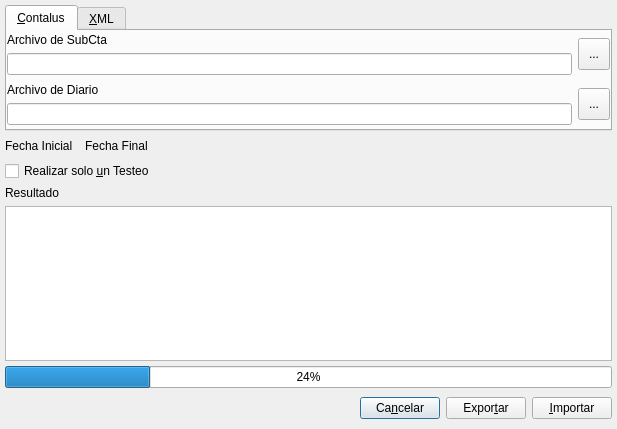
<ui version="4.0" >
 <class>importContaplusBase</class>
 <widget class="QDialog" name="importContaplusBase" >
  <property name="geometry" >
   <rect>
    <x>0</x>
    <y>0</y>
    <width>617</width>
    <height>429</height>
   </rect>
  </property>
  <property name="windowTitle" >
   <string>Importar y Exportar Datos</string>
  </property>
  <layout class="QVBoxLayout" >
   <property name="margin" >
    <number>5</number>
   </property>
   <property name="spacing" >
    <number>5</number>
   </property>
   <item>
    <widget class="QTabWidget" name="tabWidget3" >
     <property name="currentIndex" >
      <number>0</number>
     </property>
     <widget class="QWidget" name="tab" >
      <attribute name="title" >
       <string>&amp;Contalus</string>
      </attribute>
      <layout class="QVBoxLayout" >
       <property name="margin" >
        <number>0</number>
       </property>
       <property name="spacing" >
        <number>6</number>
       </property>
       <item>
        <layout class="QHBoxLayout" >
         <property name="margin" >
          <number>0</number>
         </property>
         <property name="spacing" >
          <number>6</number>
         </property>
         <item>
          <layout class="QVBoxLayout" >
           <property name="margin" >
            <number>0</number>
           </property>
           <property name="spacing" >
            <number>6</number>
           </property>
           <item>
            <widget class="QLabel" name="textLabel1" >
             <property name="text" >
              <string>Archivo de SubCta</string>
             </property>
            </widget>
           </item>
           <item>
            <widget class="QLineEdit" name="m_subCta" />
           </item>
          </layout>
         </item>
         <item>
          <widget class="QToolButton" name="toolButton1" >
           <property name="sizePolicy" >
            <sizepolicy>
             <hsizetype>0</hsizetype>
             <vsizetype>0</vsizetype>
             <horstretch>32</horstretch>
             <verstretch>32</verstretch>
            </sizepolicy>
           </property>
           <property name="minimumSize" >
            <size>
             <width>32</width>
             <height>32</height>
            </size>
           </property>
           <property name="text" >
            <string>...</string>
           </property>
          </widget>
         </item>
        </layout>
       </item>
       <item>
        <layout class="QHBoxLayout" >
         <property name="margin" >
          <number>0</number>
         </property>
         <property name="spacing" >
          <number>6</number>
         </property>
         <item>
          <layout class="QVBoxLayout" >
           <property name="margin" >
            <number>0</number>
           </property>
           <property name="spacing" >
            <number>6</number>
           </property>
           <item>
            <widget class="QLabel" name="textLabel1_2" >
             <property name="text" >
              <string>Archivo de Diario</string>
             </property>
            </widget>
           </item>
           <item>
            <widget class="QLineEdit" name="m_diario" />
           </item>
          </layout>
         </item>
         <item>
          <widget class="QToolButton" name="toolButton1_2" >
           <property name="sizePolicy" >
            <sizepolicy>
             <hsizetype>0</hsizetype>
             <vsizetype>0</vsizetype>
             <horstretch>32</horstretch>
             <verstretch>32</verstretch>
            </sizepolicy>
           </property>
           <property name="minimumSize" >
            <size>
             <width>32</width>
             <height>32</height>
            </size>
           </property>
           <property name="text" >
            <string>...</string>
           </property>
          </widget>
         </item>
        </layout>
       </item>
      </layout>
     </widget>
     <widget class="QWidget" name="tab" >
      <attribute name="title" >
       <string>&amp;XML</string>
      </attribute>
      <layout class="QVBoxLayout" >
       <property name="margin" >
        <number>0</number>
       </property>
       <property name="spacing" >
        <number>6</number>
       </property>
       <item>
        <layout class="QHBoxLayout" >
         <property name="margin" >
          <number>0</number>
         </property>
         <property name="spacing" >
          <number>6</number>
         </property>
         <item>
          <layout class="QVBoxLayout" >
           <property name="margin" >
            <number>0</number>
           </property>
           <property name="spacing" >
            <number>6</number>
           </property>
           <item>
            <widget class="QLabel" name="textLabel1_3" >
             <property name="text" >
              <string>Archivo XML</string>
             </property>
            </widget>
           </item>
           <item>
            <widget class="QLineEdit" name="m_XML" />
           </item>
          </layout>
         </item>
         <item>
          <widget class="QToolButton" name="toolButton1_5" >
           <property name="sizePolicy" >
            <sizepolicy>
             <hsizetype>0</hsizetype>
             <vsizetype>0</vsizetype>
             <horstretch>32</horstretch>
             <verstretch>32</verstretch>
            </sizepolicy>
           </property>
           <property name="minimumSize" >
            <size>
             <width>32</width>
             <height>32</height>
            </size>
           </property>
           <property name="text" >
            <string>...</string>
           </property>
          </widget>
         </item>
        </layout>
       </item>
       <item>
        <spacer>
         <property name="orientation" >
          <enum>Qt::Vertical</enum>
         </property>
         <property name="sizeType" >
          <enum>QSizePolicy::Expanding</enum>
         </property>
         <property name="sizeHint" >
          <size>
           <width>61</width>
           <height>91</height>
          </size>
         </property>
        </spacer>
       </item>
      </layout>
     </widget>
    </widget>
   </item>
   <item>
    <layout class="QHBoxLayout" >
     <property name="margin" >
      <number>0</number>
     </property>
     <property name="spacing" >
      <number>6</number>
     </property>
     <item>
      <widget class="QLabel" name="textLabel2" >
       <property name="text" >
        <string>Fecha Inicial</string>
       </property>
      </widget>
     </item>
     <item>
      <widget class="BusquedaFecha" native="1" name="m_fechainicial" />
     </item>
     <item>
      <widget class="QLabel" name="textLabel2_2" >
       <property name="text" >
        <string>Fecha Final</string>
       </property>
      </widget>
     </item>
     <item>
      <widget class="BusquedaFecha" native="1" name="m_fechafinal" />
     </item>
     <item>
      <spacer>
       <property name="orientation" >
        <enum>Qt::Horizontal</enum>
       </property>
       <property name="sizeType" >
        <enum>QSizePolicy::Expanding</enum>
       </property>
       <property name="sizeHint" >
        <size>
         <width>70</width>
         <height>20</height>
        </size>
       </property>
      </spacer>
     </item>
    </layout>
   </item>
   <item>
    <widget class="QCheckBox" name="m_test" >
     <property name="text" >
      <string>Realizar solo &amp;un Testeo</string>
     </property>
    </widget>
   </item>
   <item>
    <layout class="QVBoxLayout" >
     <property name="margin" >
      <number>0</number>
     </property>
     <property name="spacing" >
      <number>6</number>
     </property>
     <item>
      <widget class="QLabel" name="textLabel3" >
       <property name="text" >
        <string>Resultado</string>
       </property>
      </widget>
     </item>
     <item>
      <widget class="QTextEdit" name="m_mensajes" />
     </item>
    </layout>
   </item>
   <item>
    <widget class="QProgressBar" name="m_progressbar" >
     <property name="value" >
      <number>24</number>
     </property>
     <property name="orientation" >
      <enum>Qt::Horizontal</enum>
     </property>
    </widget>
   </item>
   <item>
    <layout class="QHBoxLayout" >
     <property name="margin" >
      <number>0</number>
     </property>
     <property name="spacing" >
      <number>6</number>
     </property>
     <item>
      <spacer>
       <property name="orientation" >
        <enum>Qt::Horizontal</enum>
       </property>
       <property name="sizeType" >
        <enum>QSizePolicy::Expanding</enum>
       </property>
       <property name="sizeHint" >
        <size>
         <width>340</width>
         <height>31</height>
        </size>
       </property>
      </spacer>
     </item>
     <item>
      <widget class="QPushButton" name="pushButtonF_X" >
       <property name="text" >
        <string>Ca&amp;ncelar</string>
       </property>
      </widget>
     </item>
     <item>
      <widget class="QPushButton" name="pushButton33_2" >
       <property name="text" >
        <string>Expor&amp;tar</string>
       </property>
      </widget>
     </item>
     <item>
      <widget class="QPushButton" name="pushButton33" >
       <property name="text" >
        <string>&amp;Importar</string>
       </property>
      </widget>
     </item>
    </layout>
   </item>
  </layout>
 </widget>
 <layoutdefault spacing="6" margin="11" />
 <customwidgets>
  <customwidget>
   <class>BusquedaFecha</class>
   <extends>QWidget</extends>
   <header>../../bulmalib/src/busquedafecha.h</header>
  </customwidget>
 </customwidgets>
 <tabstops>
  <tabstop>pushButtonF_X</tabstop>
 </tabstops>
 <resources/>
 <connections/>
</ui>
